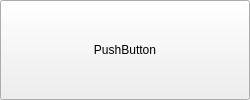
<?xml version="1.0" encoding="UTF-8"?>
<ui version="4.0">
 <class>Form</class>
 <widget class="QWidget" name="Form">
  <property name="geometry">
   <rect>
    <x>0</x>
    <y>0</y>
    <width>250</width>
    <height>100</height>
   </rect>
  </property>
  <property name="windowTitle">
   <string>Form</string>
  </property>
  <property name="windowOpacity">
   <double>1.000000000000000</double>
  </property>
  <layout class="QGridLayout" name="gridLayout" rowstretch="0" columnstretch="0" rowminimumheight="0">
   <property name="sizeConstraint">
    <enum>QLayout::SetDefaultConstraint</enum>
   </property>
   <property name="leftMargin">
    <number>0</number>
   </property>
   <property name="topMargin">
    <number>0</number>
   </property>
   <property name="rightMargin">
    <number>0</number>
   </property>
   <property name="bottomMargin">
    <number>0</number>
   </property>
   <property name="spacing">
    <number>0</number>
   </property>
   <item row="0" column="0">
    <widget class="QPushButton" name="pushButton">
     <property name="minimumSize">
      <size>
       <width>250</width>
       <height>100</height>
      </size>
     </property>
     <property name="text">
      <string>PushButton</string>
     </property>
    </widget>
   </item>
  </layout>
 </widget>
 <resources/>
 <connections/>
</ui>
